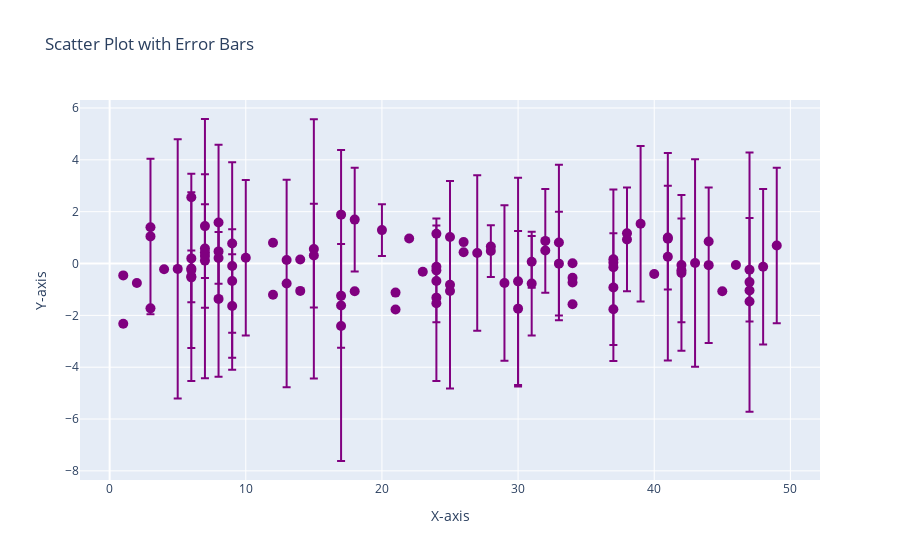

Notebook code for this chart:
### Markdown cell above
3.Scatter plot With Vertical error

### Code cell
import plotly.graph_objects as pg
import numpy as np

x=np.random.randint(1,50,100)
y=np.random.randn(100)

fig=pg.Figure(data=pg.Scatter(x=x, y=y, mode='markers', marker=dict(size=10, color='purple', symbol='circle')))
fig.update_traces(error_y=dict(type='data', array=[2,2,2,4,2,5,3,3,3,4,1,3,5,3,1,1,3,3,2,2,3,4,3,2,3,4,2,1,3,5,2,2,2,3,4,4,3,2,2,2,1,2,4,3,5,6,1,2,3,3], visible=True))
fig.update_layout(title='Scatter Plot with Error Bars', xaxis_title='X-axis', yaxis_title='Y-axis')
fig.show()

### Figure 1 — Plotly figure (JSON) as saved in the notebook; plotly's stock layout.template omitted (floating-point values rounded to 4 significant figures)
{"data": [{"error_y": {"array": [2, 2, 2, 4, 2, 5, 3, 3, 3, 4, 1, 3, 5, 3, 1, 1, 3, 3, 2, 2, 3, 4, 3, 2, 3, 4, 2, 1, 3, 5, 2, 2, 2, 3, 4, 4, 3, 2, 2, 2, 1, 2, 4, 3, 5, 6, 1, 2, 3, 3], "type": "data", "visible": true}, "marker": {"color": "purple", "size": 10, "symbol": "circle"}, "mode": "markers", "type": "scatter", "x": [47, 7, 24, 25, 17, 47, 6, 24, 49, 6, 28, 3, 15, 39, 6, 20, 48, 37, 15, 31, 27, 30, 10, 18, 42, 41, 9, 31, 8, 5, 37, 38, 32, 8, 43, 9, 33, 7, 33, 41, 8, 42, 13, 29, 7, 17, 37, 9, 30, 44, 14, 3, 44, 24, 13, 14, 1, 26, 17, 40, 2, 34, 6, 4, 37, 38, 34, 18, 3, 8, 21, 1, 23, 25, 37, 34, 47, 17, 12, 26, 32, 41, 24, 34, 46, 6, 25, 24, 24, 7, 42, 47, 22, 28, 45, 21, 7, 12, 6, 9], "y": [-0.2391, 0.2905, -0.2637, -0.8176, -1.248, -0.7179, -0.2549, -1.532, 0.6936, -0.5339, 0.4809, 1.046, 0.5614, 1.535, -0.494, 1.29, -0.1272, -0.1403, 0.3075, -0.7749, 0.4074, -0.6886, 0.2206, 1.694, -0.3612, 0.263, -0.6743, 0.06597, 1.58, -0.2074, -1.762, 0.9297, 0.8726, -1.364, 0.02083, -0.09658, 0.814, 1.443, -0.004325, 0.9997, 0.2152, -0.2628, -0.7707, -0.7487, 0.5757, -1.619, 0.1661, -1.638, -1.741, -0.06294, 0.1523, -1.73, 0.8482, 1.149, 0.1344, -1.056, -0.4585, 0.4335, -2.412, -0.4054, -0.7485, -0.5493, 0.1977, -0.2196, -0.922, 1.165, -1.571, -1.069, 1.399, 0.4679, -1.123, -2.324, -0.3149, 1.02, 0.0319, 0.011, -1.039, 1.885, -1.204, 0.8268, 0.5011, 0.9582, -1.317, -0.7318, -0.05948, 2.554, -1.057, -0.1241, -0.6721, 0.1122, -0.06191, -1.462, 0.9623, 0.6522, -1.072, -1.772, 0.4249, 0.8031, -0.1922, 0.7754]}], "layout": {"title": {"text": "Scatter Plot with Error Bars"}, "xaxis": {"title": {"text": "X-axis"}}, "yaxis": {"title": {"text": "Y-axis"}}}}
